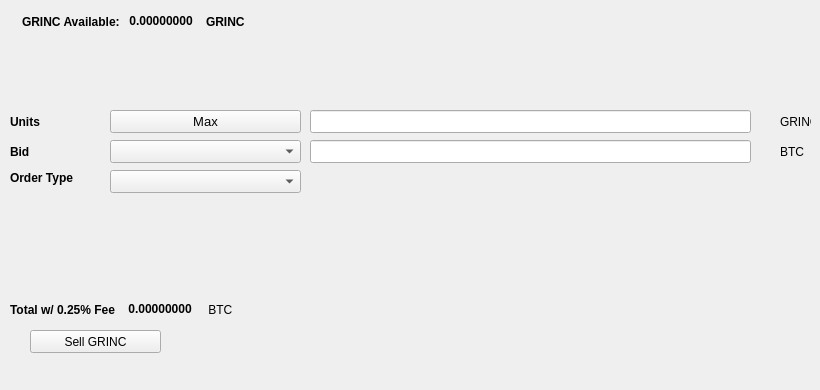
   <widget class="QWidget" name="SellTab">
    <attribute name="title">
     <string>Sell</string>
    </attribute>
    <widget class="QLabel" name="label_16">
     <property name="geometry">
      <rect>
       <x>780</x>
       <y>140</y>
       <width>31</width>
       <height>23</height>
      </rect>
     </property>
     <property name="text">
      <string>BTC</string>
     </property>
    </widget>
    <widget class="QComboBox" name="SellBidcomboBox">
     <property name="geometry">
      <rect>
       <x>110</x>
       <y>140</y>
       <width>191</width>
       <height>23</height>
      </rect>
     </property>
     <property name="font">
      <font>
       <pointsize>10</pointsize>
      </font>
     </property>
    </widget>
    <widget class="QLabel" name="label_18">
     <property name="geometry">
      <rect>
       <x>10</x>
       <y>110</y>
       <width>46</width>
       <height>23</height>
      </rect>
     </property>
     <property name="font">
      <font>
       <weight>75</weight>
       <bold>true</bold>
      </font>
     </property>
     <property name="text">
      <string>Units</string>
     </property>
    </widget>
    <widget class="QPushButton" name="Sell_Max_Amount">
     <property name="geometry">
      <rect>
       <x>110</x>
       <y>110</y>
       <width>191</width>
       <height>23</height>
      </rect>
     </property>
     <property name="font">
      <font>
       <pointsize>10</pointsize>
      </font>
     </property>
     <property name="text">
      <string>Max</string>
     </property>
    </widget>
    <widget class="QLabel" name="label_20">
     <property name="geometry">
      <rect>
       <x>10</x>
       <y>170</y>
       <width>91</width>
       <height>16</height>
      </rect>
     </property>
     <property name="font">
      <font>
       <weight>75</weight>
       <bold>true</bold>
      </font>
     </property>
     <property name="text">
      <string>Order Type</string>
     </property>
    </widget>
    <widget class="QComboBox" name="SellOrdertypeCombo">
     <property name="geometry">
      <rect>
       <x>110</x>
       <y>170</y>
       <width>191</width>
       <height>23</height>
      </rect>
     </property>
     <property name="font">
      <font>
       <pointsize>10</pointsize>
      </font>
     </property>
    </widget>
    <widget class="QLabel" name="label_21">
     <property name="geometry">
      <rect>
       <x>10</x>
       <y>140</y>
       <width>46</width>
       <height>23</height>
      </rect>
     </property>
     <property name="font">
      <font>
       <weight>75</weight>
       <bold>true</bold>
      </font>
     </property>
     <property name="text">
      <string>Bid</string>
     </property>
    </widget>
    <widget class="QLabel" name="label_22">
     <property name="geometry">
      <rect>
       <x>780</x>
       <y>110</y>
       <width>31</width>
       <height>23</height>
      </rect>
     </property>
     <property name="text">
      <string>GRINC</string>
     </property>
    </widget>
    <widget class="QLineEdit" name="UnitsInputGRINC">
     <property name="geometry">
      <rect>
       <x>310</x>
       <y>110</y>
       <width>441</width>
       <height>23</height>
      </rect>
     </property>
     <property name="font">
      <font>
       <pointsize>9</pointsize>
       <weight>75</weight>
       <bold>true</bold>
      </font>
     </property>
    </widget>
    <widget class="QLineEdit" name="SellBidPriceEdit">
     <property name="geometry">
      <rect>
       <x>310</x>
       <y>140</y>
       <width>441</width>
       <height>23</height>
      </rect>
     </property>
     <property name="font">
      <font>
       <pointsize>9</pointsize>
       <weight>75</weight>
       <bold>true</bold>
      </font>
     </property>
    </widget>
    <widget class="QPushButton" name="SellGRINCBTN">
     <property name="geometry">
      <rect>
       <x>30</x>
       <y>330</y>
       <width>131</width>
       <height>23</height>
      </rect>
     </property>
     <property name="text">
      <string>Sell GRINC</string>
     </property>
     <property name="icon">
      <iconset resource="../GRINC">
       <normaloff>:/icons/bitcoin</normaloff>:/icons/bitcoin</iconset>
     </property>
    </widget>
    <widget class="QWidget" name="layoutWidget3">
     <property name="geometry">
      <rect>
       <x>22</x>
       <y>12</y>
       <width>258</width>
       <height>19</height>
      </rect>
     </property>
     <layout class="QHBoxLayout" name="horizontalLayout">
      <item>
       <widget class="QLabel" name="label232_2">
        <property name="font">
         <font>
          <weight>75</weight>
          <bold>true</bold>
         </font>
        </property>
        <property name="text">
         <string>GRINC Available:</string>
        </property>
       </widget>
      </item>
      <item>
       <widget class="QLabel" name="GRINCAvailableLabel">
        <property name="palette">
         <palette>
          <active>
           <colorrole role="WindowText">
            <brush brushstyle="SolidPattern">
             <color alpha="255">
              <red>0</red>
              <green>0</green>
              <blue>0</blue>
             </color>
            </brush>
           </colorrole>
           <colorrole role="Button">
            <brush brushstyle="SolidPattern">
             <color alpha="255">
              <red>0</red>
              <green>170</green>
              <blue>0</blue>
             </color>
            </brush>
           </colorrole>
           <colorrole role="Light">
            <brush brushstyle="SolidPattern">
             <color alpha="255">
              <red>0</red>
              <green>255</green>
              <blue>0</blue>
             </color>
            </brush>
           </colorrole>
           <colorrole role="Midlight">
            <brush brushstyle="SolidPattern">
             <color alpha="255">
              <red>0</red>
              <green>212</green>
              <blue>0</blue>
             </color>
            </brush>
           </colorrole>
           <colorrole role="Dark">
            <brush brushstyle="SolidPattern">
             <color alpha="255">
              <red>0</red>
              <green>85</green>
              <blue>0</blue>
             </color>
            </brush>
           </colorrole>
           <colorrole role="Mid">
            <brush brushstyle="SolidPattern">
             <color alpha="255">
              <red>0</red>
              <green>113</green>
              <blue>0</blue>
             </color>
            </brush>
           </colorrole>
           <colorrole role="Text">
            <brush brushstyle="SolidPattern">
             <color alpha="255">
              <red>0</red>
              <green>170</green>
              <blue>0</blue>
             </color>
            </brush>
           </colorrole>
           <colorrole role="BrightText">
            <brush brushstyle="SolidPattern">
             <color alpha="255">
              <red>255</red>
              <green>255</green>
              <blue>255</blue>
             </color>
            </brush>
           </colorrole>
           <colorrole role="ButtonText">
            <brush brushstyle="SolidPattern">
             <color alpha="255">
              <red>0</red>
              <green>0</green>
              <blue>0</blue>
             </color>
            </brush>
           </colorrole>
           <colorrole role="Base">
            <brush brushstyle="SolidPattern">
             <color alpha="255">
              <red>255</red>
              <green>255</green>
              <blue>255</blue>
             </color>
            </brush>
           </colorrole>
           <colorrole role="Window">
            <brush brushstyle="SolidPattern">
             <color alpha="255">
              <red>0</red>
              <green>170</green>
              <blue>0</blue>
             </color>
            </brush>
           </colorrole>
           <colorrole role="Shadow">
            <brush brushstyle="SolidPattern">
             <color alpha="255">
              <red>0</red>
              <green>0</green>
              <blue>0</blue>
             </color>
            </brush>
           </colorrole>
           <colorrole role="AlternateBase">
            <brush brushstyle="SolidPattern">
             <color alpha="255">
              <red>127</red>
              <green>212</green>
              <blue>127</blue>
             </color>
            </brush>
           </colorrole>
           <colorrole role="ToolTipBase">
            <brush brushstyle="SolidPattern">
             <color alpha="255">
              <red>255</red>
              <green>255</green>
              <blue>220</blue>
             </color>
            </brush>
           </colorrole>
           <colorrole role="ToolTipText">
            <brush brushstyle="SolidPattern">
             <color alpha="255">
              <red>0</red>
              <green>0</green>
              <blue>0</blue>
             </color>
            </brush>
           </colorrole>
          </active>
          <inactive>
           <colorrole role="WindowText">
            <brush brushstyle="SolidPattern">
             <color alpha="255">
              <red>0</red>
              <green>0</green>
              <blue>0</blue>
             </color>
            </brush>
           </colorrole>
           <colorrole role="Button">
            <brush brushstyle="SolidPattern">
             <color alpha="255">
              <red>0</red>
              <green>170</green>
              <blue>0</blue>
             </color>
            </brush>
           </colorrole>
           <colorrole role="Light">
            <brush brushstyle="SolidPattern">
             <color alpha="255">
              <red>0</red>
              <green>255</green>
              <blue>0</blue>
             </color>
            </brush>
           </colorrole>
           <colorrole role="Midlight">
            <brush brushstyle="SolidPattern">
             <color alpha="255">
              <red>0</red>
              <green>212</green>
              <blue>0</blue>
             </color>
            </brush>
           </colorrole>
           <colorrole role="Dark">
            <brush brushstyle="SolidPattern">
             <color alpha="255">
              <red>0</red>
              <green>85</green>
              <blue>0</blue>
             </color>
            </brush>
           </colorrole>
           <colorrole role="Mid">
            <brush brushstyle="SolidPattern">
             <color alpha="255">
              <red>0</red>
              <green>113</green>
              <blue>0</blue>
             </color>
            </brush>
           </colorrole>
           <colorrole role="Text">
            <brush brushstyle="SolidPattern">
             <color alpha="255">
              <red>0</red>
              <green>170</green>
              <blue>0</blue>
             </color>
            </brush>
           </colorrole>
           <colorrole role="BrightText">
            <brush brushstyle="SolidPattern">
             <color alpha="255">
              <red>255</red>
              <green>255</green>
              <blue>255</blue>
             </color>
            </brush>
           </colorrole>
           <colorrole role="ButtonText">
            <brush brushstyle="SolidPattern">
             <color alpha="255">
              <red>0</red>
              <green>0</green>
              <blue>0</blue>
             </color>
            </brush>
           </colorrole>
           <colorrole role="Base">
            <brush brushstyle="SolidPattern">
             <color alpha="255">
              <red>255</red>
              <green>255</green>
              <blue>255</blue>
             </color>
            </brush>
           </colorrole>
           <colorrole role="Window">
            <brush brushstyle="SolidPattern">
             <color alpha="255">
              <red>0</red>
              <green>170</green>
              <blue>0</blue>
             </color>
            </brush>
           </colorrole>
           <colorrole role="Shadow">
            <brush brushstyle="SolidPattern">
             <color alpha="255">
              <red>0</red>
              <green>0</green>
              <blue>0</blue>
             </color>
            </brush>
           </colorrole>
           <colorrole role="AlternateBase">
            <brush brushstyle="SolidPattern">
             <color alpha="255">
              <red>127</red>
              <green>212</green>
              <blue>127</blue>
             </color>
            </brush>
           </colorrole>
           <colorrole role="ToolTipBase">
            <brush brushstyle="SolidPattern">
             <color alpha="255">
              <red>255</red>
              <green>255</green>
              <blue>220</blue>
             </color>
            </brush>
           </colorrole>
           <colorrole role="ToolTipText">
            <brush brushstyle="SolidPattern">
             <color alpha="255">
              <red>0</red>
              <green>0</green>
              <blue>0</blue>
             </color>
            </brush>
           </colorrole>
          </inactive>
          <disabled>
           <colorrole role="WindowText">
            <brush brushstyle="SolidPattern">
             <color alpha="255">
              <red>0</red>
              <green>85</green>
              <blue>0</blue>
             </color>
            </brush>
           </colorrole>
           <colorrole role="Button">
            <brush brushstyle="SolidPattern">
             <color alpha="255">
              <red>0</red>
              <green>170</green>
              <blue>0</blue>
             </color>
            </brush>
           </colorrole>
           <colorrole role="Light">
            <brush brushstyle="SolidPattern">
             <color alpha="255">
              <red>0</red>
              <green>255</green>
              <blue>0</blue>
             </color>
            </brush>
           </colorrole>
           <colorrole role="Midlight">
            <brush brushstyle="SolidPattern">
             <color alpha="255">
              <red>0</red>
              <green>212</green>
              <blue>0</blue>
             </color>
            </brush>
           </colorrole>
           <colorrole role="Dark">
            <brush brushstyle="SolidPattern">
             <color alpha="255">
              <red>0</red>
              <green>85</green>
              <blue>0</blue>
             </color>
            </brush>
           </colorrole>
           <colorrole role="Mid">
            <brush brushstyle="SolidPattern">
             <color alpha="255">
              <red>0</red>
              <green>113</green>
              <blue>0</blue>
             </color>
            </brush>
           </colorrole>
           <colorrole role="Text">
            <brush brushstyle="SolidPattern">
             <color alpha="255">
              <red>0</red>
              <green>85</green>
              <blue>0</blue>
             </color>
            </brush>
           </colorrole>
           <colorrole role="BrightText">
            <brush brushstyle="SolidPattern">
             <color alpha="255">
              <red>255</red>
              <green>255</green>
              <blue>255</blue>
             </color>
            </brush>
           </colorrole>
           <colorrole role="ButtonText">
            <brush brushstyle="SolidPattern">
             <color alpha="255">
              <red>0</red>
              <green>85</green>
              <blue>0</blue>
             </color>
            </brush>
           </colorrole>
           <colorrole role="Base">
            <brush brushstyle="SolidPattern">
             <color alpha="255">
              <red>0</red>
              <green>170</green>
              <blue>0</blue>
             </color>
            </brush>
           </colorrole>
           <colorrole role="Window">
            <brush brushstyle="SolidPattern">
             <color alpha="255">
              <red>0</red>
              <green>170</green>
              <blue>0</blue>
             </color>
            </brush>
           </colorrole>
           <colorrole role="Shadow">
            <brush brushstyle="SolidPattern">
             <color alpha="255">
              <red>0</red>
              <green>0</green>
              <blue>0</blue>
             </color>
            </brush>
           </colorrole>
           <colorrole role="AlternateBase">
            <brush brushstyle="SolidPattern">
             <color alpha="255">
              <red>0</red>
              <green>170</green>
              <blue>0</blue>
             </color>
            </brush>
           </colorrole>
           <colorrole role="ToolTipBase">
            <brush brushstyle="SolidPattern">
             <color alpha="255">
              <red>255</red>
              <green>255</green>
              <blue>220</blue>
             </color>
            </brush>
           </colorrole>
           <colorrole role="ToolTipText">
            <brush brushstyle="SolidPattern">
             <color alpha="255">
              <red>0</red>
              <green>0</green>
              <blue>0</blue>
             </color>
            </brush>
           </colorrole>
          </disabled>
         </palette>
        </property>
        <property name="font">
         <font>
          <weight>75</weight>
          <bold>true</bold>
         </font>
        </property>
        <property name="text">
         <string> 0.00000000 </string>
        </property>
        <property name="textInteractionFlags">
         <set>Qt::LinksAccessibleByMouse|Qt::TextSelectableByKeyboard|Qt::TextSelectableByMouse</set>
        </property>
       </widget>
      </item>
      <item>
       <widget class="QLabel" name="labelGRINC">
        <property name="font">
         <font>
          <weight>75</weight>
          <bold>true</bold>
         </font>
        </property>
        <property name="text">
         <string>GRINC</string>
        </property>
       </widget>
      </item>
     </layout>
    </widget>
    <widget class="QWidget" name="layoutWidget">
     <property name="geometry">
      <rect>
       <x>10</x>
       <y>300</y>
       <width>268</width>
       <height>19</height>
      </rect>
     </property>
     <layout class="QHBoxLayout" name="horizontalLayout_2">
      <item>
       <widget class="QLabel" name="label_19">
        <property name="font">
         <font>
          <weight>75</weight>
          <bold>true</bold>
         </font>
        </property>
        <property name="text">
         <string>Total w/ 0.25% Fee </string>
        </property>
       </widget>
      </item>
      <item>
       <widget class="QLabel" name="SellCostLabel">
        <property name="palette">
         <palette>
          <active>
           <colorrole role="WindowText">
            <brush brushstyle="SolidPattern">
             <color alpha="255">
              <red>0</red>
              <green>0</green>
              <blue>0</blue>
             </color>
            </brush>
           </colorrole>
           <colorrole role="Button">
            <brush brushstyle="SolidPattern">
             <color alpha="255">
              <red>0</red>
              <green>170</green>
              <blue>0</blue>
             </color>
            </brush>
           </colorrole>
           <colorrole role="Light">
            <brush brushstyle="SolidPattern">
             <color alpha="255">
              <red>0</red>
              <green>255</green>
              <blue>0</blue>
             </color>
            </brush>
           </colorrole>
           <colorrole role="Midlight">
            <brush brushstyle="SolidPattern">
             <color alpha="255">
              <red>0</red>
              <green>212</green>
              <blue>0</blue>
             </color>
            </brush>
           </colorrole>
           <colorrole role="Dark">
            <brush brushstyle="SolidPattern">
             <color alpha="255">
              <red>0</red>
              <green>85</green>
              <blue>0</blue>
             </color>
            </brush>
           </colorrole>
           <colorrole role="Mid">
            <brush brushstyle="SolidPattern">
             <color alpha="255">
              <red>0</red>
              <green>113</green>
              <blue>0</blue>
             </color>
            </brush>
           </colorrole>
           <colorrole role="Text">
            <brush brushstyle="SolidPattern">
             <color alpha="255">
              <red>0</red>
              <green>170</green>
              <blue>0</blue>
             </color>
            </brush>
           </colorrole>
           <colorrole role="BrightText">
            <brush brushstyle="SolidPattern">
             <color alpha="255">
              <red>255</red>
              <green>255</green>
              <blue>255</blue>
             </color>
            </brush>
           </colorrole>
           <colorrole role="ButtonText">
            <brush brushstyle="SolidPattern">
             <color alpha="255">
              <red>0</red>
              <green>0</green>
              <blue>0</blue>
             </color>
            </brush>
           </colorrole>
           <colorrole role="Base">
            <brush brushstyle="SolidPattern">
             <color alpha="255">
              <red>255</red>
              <green>255</green>
              <blue>255</blue>
             </color>
            </brush>
           </colorrole>
           <colorrole role="Window">
            <brush brushstyle="SolidPattern">
             <color alpha="255">
              <red>0</red>
              <green>170</green>
              <blue>0</blue>
             </color>
            </brush>
           </colorrole>
           <colorrole role="Shadow">
            <brush brushstyle="SolidPattern">
             <color alpha="255">
              <red>0</red>
              <green>0</green>
              <blue>0</blue>
             </color>
            </brush>
           </colorrole>
           <colorrole role="AlternateBase">
            <brush brushstyle="SolidPattern">
             <color alpha="255">
              <red>127</red>
              <green>212</green>
              <blue>127</blue>
             </color>
            </brush>
           </colorrole>
           <colorrole role="ToolTipBase">
            <brush brushstyle="SolidPattern">
             <color alpha="255">
              <red>255</red>
              <green>255</green>
              <blue>220</blue>
             </color>
            </brush>
           </colorrole>
           <colorrole role="ToolTipText">
            <brush brushstyle="SolidPattern">
             <color alpha="255">
              <red>0</red>
              <green>0</green>
              <blue>0</blue>
             </color>
            </brush>
           </colorrole>
          </active>
          <inactive>
           <colorrole role="WindowText">
            <brush brushstyle="SolidPattern">
             <color alpha="255">
              <red>0</red>
              <green>0</green>
              <blue>0</blue>
             </color>
            </brush>
           </colorrole>
           <colorrole role="Button">
            <brush brushstyle="SolidPattern">
             <color alpha="255">
              <red>0</red>
              <green>170</green>
              <blue>0</blue>
             </color>
            </brush>
           </colorrole>
           <colorrole role="Light">
            <brush brushstyle="SolidPattern">
             <color alpha="255">
              <red>0</red>
              <green>255</green>
              <blue>0</blue>
             </color>
            </brush>
           </colorrole>
           <colorrole role="Midlight">
            <brush brushstyle="SolidPattern">
             <color alpha="255">
              <red>0</red>
              <green>212</green>
              <blue>0</blue>
             </color>
            </brush>
           </colorrole>
           <colorrole role="Dark">
            <brush brushstyle="SolidPattern">
             <color alpha="255">
              <red>0</red>
              <green>85</green>
              <blue>0</blue>
             </color>
            </brush>
           </colorrole>
           <colorrole role="Mid">
            <brush brushstyle="SolidPattern">
             <color alpha="255">
              <red>0</red>
              <green>113</green>
              <blue>0</blue>
             </color>
            </brush>
           </colorrole>
           <colorrole role="Text">
            <brush brushstyle="SolidPattern">
             <color alpha="255">
              <red>0</red>
              <green>170</green>
              <blue>0</blue>
             </color>
            </brush>
           </colorrole>
           <colorrole role="BrightText">
            <brush brushstyle="SolidPattern">
             <color alpha="255">
              <red>255</red>
              <green>255</green>
              <blue>255</blue>
             </color>
            </brush>
           </colorrole>
           <colorrole role="ButtonText">
            <brush brushstyle="SolidPattern">
             <color alpha="255">
              <red>0</red>
              <green>0</green>
              <blue>0</blue>
             </color>
            </brush>
           </colorrole>
           <colorrole role="Base">
            <brush brushstyle="SolidPattern">
             <color alpha="255">
              <red>255</red>
              <green>255</green>
              <blue>255</blue>
             </color>
            </brush>
           </colorrole>
           <colorrole role="Window">
            <brush brushstyle="SolidPattern">
             <color alpha="255">
              <red>0</red>
              <green>170</green>
              <blue>0</blue>
             </color>
            </brush>
           </colorrole>
           <colorrole role="Shadow">
            <brush brushstyle="SolidPattern">
             <color alpha="255">
              <red>0</red>
              <green>0</green>
              <blue>0</blue>
             </color>
            </brush>
           </colorrole>
           <colorrole role="AlternateBase">
            <brush brushstyle="SolidPattern">
             <color alpha="255">
              <red>127</red>
              <green>212</green>
              <blue>127</blue>
             </color>
            </brush>
           </colorrole>
           <colorrole role="ToolTipBase">
            <brush brushstyle="SolidPattern">
             <color alpha="255">
              <red>255</red>
              <green>255</green>
              <blue>220</blue>
             </color>
            </brush>
           </colorrole>
           <colorrole role="ToolTipText">
            <brush brushstyle="SolidPattern">
             <color alpha="255">
              <red>0</red>
              <green>0</green>
              <blue>0</blue>
             </color>
            </brush>
           </colorrole>
          </inactive>
          <disabled>
           <colorrole role="WindowText">
            <brush brushstyle="SolidPattern">
             <color alpha="255">
              <red>0</red>
              <green>85</green>
              <blue>0</blue>
             </color>
            </brush>
           </colorrole>
           <colorrole role="Button">
            <brush brushstyle="SolidPattern">
             <color alpha="255">
              <red>0</red>
              <green>170</green>
              <blue>0</blue>
             </color>
            </brush>
           </colorrole>
           <colorrole role="Light">
            <brush brushstyle="SolidPattern">
             <color alpha="255">
              <red>0</red>
              <green>255</green>
              <blue>0</blue>
             </color>
            </brush>
           </colorrole>
           <colorrole role="Midlight">
            <brush brushstyle="SolidPattern">
             <color alpha="255">
              <red>0</red>
              <green>212</green>
              <blue>0</blue>
             </color>
            </brush>
           </colorrole>
           <colorrole role="Dark">
            <brush brushstyle="SolidPattern">
             <color alpha="255">
              <red>0</red>
              <green>85</green>
              <blue>0</blue>
             </color>
            </brush>
           </colorrole>
           <colorrole role="Mid">
            <brush brushstyle="SolidPattern">
             <color alpha="255">
              <red>0</red>
              <green>113</green>
              <blue>0</blue>
             </color>
            </brush>
           </colorrole>
           <colorrole role="Text">
            <brush brushstyle="SolidPattern">
             <color alpha="255">
              <red>0</red>
              <green>85</green>
              <blue>0</blue>
             </color>
            </brush>
           </colorrole>
           <colorrole role="BrightText">
            <brush brushstyle="SolidPattern">
             <color alpha="255">
              <red>255</red>
              <green>255</green>
              <blue>255</blue>
             </color>
            </brush>
           </colorrole>
           <colorrole role="ButtonText">
            <brush brushstyle="SolidPattern">
             <color alpha="255">
              <red>0</red>
              <green>85</green>
              <blue>0</blue>
             </color>
            </brush>
           </colorrole>
           <colorrole role="Base">
            <brush brushstyle="SolidPattern">
             <color alpha="255">
              <red>0</red>
              <green>170</green>
              <blue>0</blue>
             </color>
            </brush>
           </colorrole>
           <colorrole role="Window">
            <brush brushstyle="SolidPattern">
             <color alpha="255">
              <red>0</red>
              <green>170</green>
              <blue>0</blue>
             </color>
            </brush>
           </colorrole>
           <colorrole role="Shadow">
            <brush brushstyle="SolidPattern">
             <color alpha="255">
              <red>0</red>
              <green>0</green>
              <blue>0</blue>
             </color>
            </brush>
           </colorrole>
           <colorrole role="AlternateBase">
            <brush brushstyle="SolidPattern">
             <color alpha="255">
              <red>0</red>
              <green>170</green>
              <blue>0</blue>
             </color>
            </brush>
           </colorrole>
           <colorrole role="ToolTipBase">
            <brush brushstyle="SolidPattern">
             <color alpha="255">
              <red>255</red>
              <green>255</green>
              <blue>220</blue>
             </color>
            </brush>
           </colorrole>
           <colorrole role="ToolTipText">
            <brush brushstyle="SolidPattern">
             <color alpha="255">
              <red>0</red>
              <green>0</green>
              <blue>0</blue>
             </color>
            </brush>
           </colorrole>
          </disabled>
         </palette>
        </property>
        <property name="font">
         <font>
          <weight>75</weight>
          <bold>true</bold>
         </font>
        </property>
        <property name="autoFillBackground">
         <bool>false</bool>
        </property>
        <property name="text">
         <string> 0.00000000</string>
        </property>
        <property name="textInteractionFlags">
         <set>Qt::LinksAccessibleByMouse|Qt::TextSelectableByMouse</set>
        </property>
       </widget>
      </item>
      <item>
       <widget class="QLabel" name="label_17">
        <property name="font">
         <font>
          <weight>50</weight>
          <bold>false</bold>
         </font>
        </property>
        <property name="text">
         <string> BTC</string>
        </property>
       </widget>
      </item>
     </layout>
    </widget>
    <widget class="QLabel" name="label_23">
     <property name="geometry">
      <rect>
       <x>460</x>
       <y>300</y>
       <width>281</width>
       <height>81</height>
      </rect>
     </property>
     <property name="text">
      <string/>
     </property>
     <property name="pixmap">
      <pixmap>:/images/bittrex</pixmap>
     </property>
    </widget>
   </widget>
